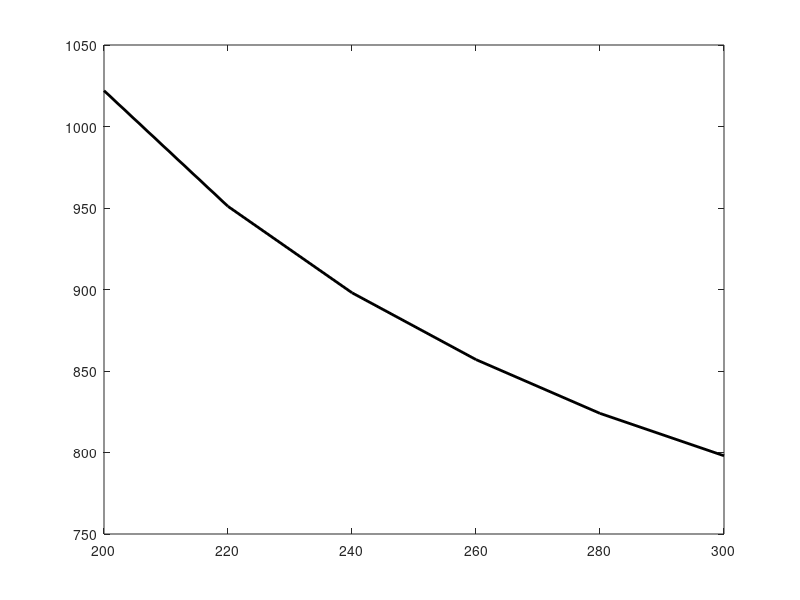

Recreate this plot in MATLAB. (Note: this script raises an error after producing the figure.)
% x = 0:.1:4*pi;
%  plot(x,sin(x));
%  addaxis(x,sin(x-pi/3));
%  addaxis(x,sin(x-pi/2),[-2 5],'linewidth',2);
%  addaxis(x,sin(x-pi/1.5),[-2 2],'v-','linewidth',2);
%  addaxis(x,5.3*sin(x-pi/1.3),':','linewidth',2);
% 
%  addaxislabel(1,'one');
%  addaxislabel(2,'two');
%  addaxislabel(3,'three');
%  addaxislabel(4,'four');
%  addaxislabel(5,'five');












SpE = [200:20:300];
TOGW=[1022 951 898 857 824 798];
E=[37.4 35.3 33.8 32.6 31.7 30.9];
plot(SpE, TOGW,'k-', 'linewidth',2)
addaxis(SpE,E,[30 40],'r--','linewidth',2)
addaxislabel(2,'Energy use in kW.h');

set(gcf,'color','w');
xlabel('Battery Specific Energy in W.hr/kg');
ylabel('Takeoff Gross Weight in kg');